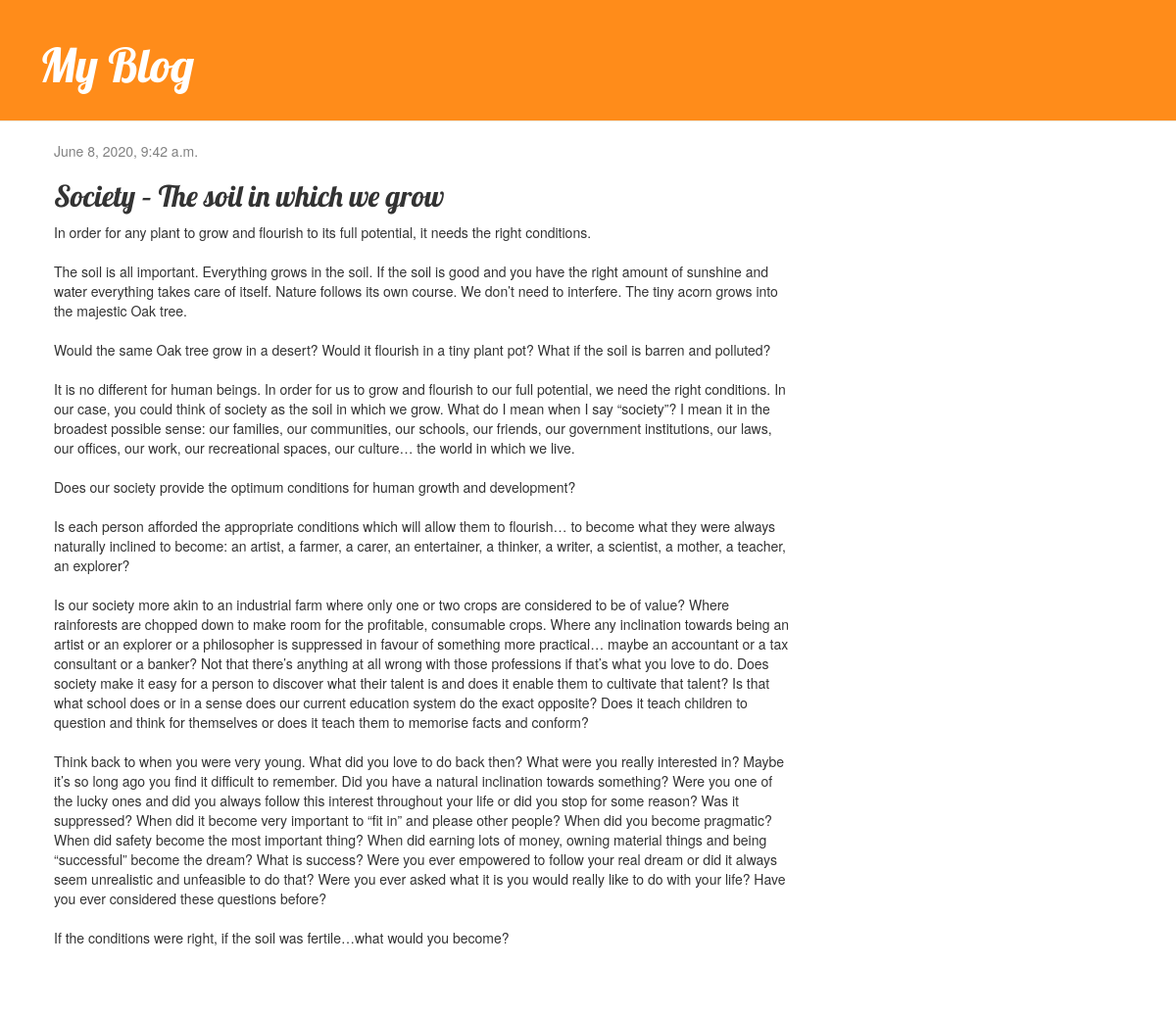
Screenshot of /post/3/ with the database file from the repository.
### blog/models.py (models this page shows, shortened)
class Post(models.Model):
    author = models.ForeignKey(settings.AUTH_USER_MODEL, on_delete=models.CASCADE)
    title = models.CharField(max_length=200)
    text = models.TextField()
    created_date = models.DateTimeField(default=timezone.now)
    published_date = models.DateTimeField(blank=True, null=True)

### blog/views.py (the view)
# urls.py: path('post/<int:pk>/', views.post_detail, name='post_detail'),
def post_detail(request, pk):
    post = get_object_or_404(Post, pk=pk)
    return render(request, 'blog/post_detail.html', {'post': post})

### blog/templates/blog/post_detail.html (shortened to what this page needs)
{% extends 'blog/base.html' %}
{% block content %}
    <div class="post">
        {% if post.published_date %}
            <div class="date">
                {{ post.published_date }}
            </div>
        {% endif %}
        <h2>{{ post.title }}</h2>
        <p>{{ post.text|linebreaksbr }}</p>
    </div>
{% endblock %}

### blog/static/css/blog.css (style rules this page uses)
h1, h2, h3, h4 { font-family: 'Lobster', cursive; }
.date { color: #828282; }
.post { margin-bottom: 70px; }

### rows the page displays
Post: published_date "June 8, 2020, 9:42 a.m.", title "Society – The soil in which we grow", text "In order for any plant to grow and flourish to its full potential, it needs the right conditions. The soil is all important. Everything grows in the soil. If the soil is good and you have the right amount of sunshine and water everything takes care of itself. Nature follows its own course. We don’t need to interfere. The tiny acorn grows into the majestic Oak tree. Would the same Oak tree grow in a desert? Would it flourish in a tiny plant pot? What if the soil is barren and polluted? It is no different for human beings. In order for us to grow and flourish to our full potential, we need the right conditions. In our case, you could think of society as the soil in which we grow. What do I…"
